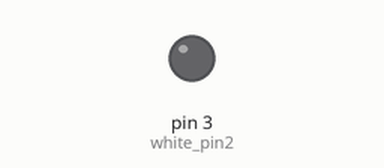
This sketch was run on a simulated Arduino Uno, built with avr-gcc and run on an emulated ATmega328P. On the bench: output pins drawn as LEDs (lit = HIGH).

Above: at 0.15 s.
At 38.81 s:
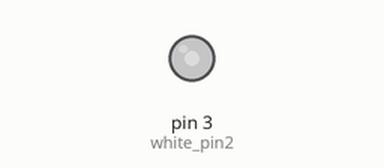
Timing chart, 0 to 40.0 s (numbered marks = the images above):
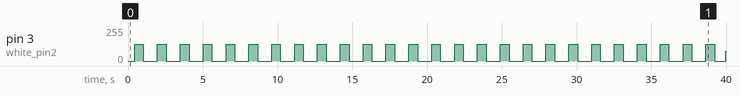

Measured:
- by itself, pin 3 (white_pin2): 0/255 → 126/255 at 0.44 s, → 0/255 0.59 s later, → 126/255 0.94 s later, → 0/255 0.59 s later, … (53 changes in this stretch)

The sketch:

sketch_crossing.ino
```cpp
int red_pin = 6;
int red_pin2 = 5;
int white_pin2 = 3;

void setup() {
  // put your setup code here, to run once:

}

void loop() {
 //red up
 /* for(int i=0; i<255; i++){
    analogWrite(red_pin, i);
    delay(3);
  }
  //red down
    for(int i=255; i>0; i--){
    analogWrite(white_pin, i);
    delay(3);
  }
  //red up
  for(int i=0; i<255; i++){
    analogWrite(red_pin2, i);
    delay(3);
  }
  //red down
    for(int i=255; i>0; i--){
    analogWrite(white_pin2, i);
    delay(3);
  }


  //40 per minut, 1.5 sek per blink
  //reset red
  analogWrite(red_pin, 0);
  analogWrite(red_pin2, 0);
    */
  //white up
  for(int i=0; i<128; i=i+2){
    analogWrite(white_pin2, i);
    delay(7);
  }

  delay(131);

  //white down
  for(int i=128; i>0; i=i-2){
    analogWrite(white_pin2, i);
    delay(7);
  }
  analogWrite(white_pin2,0);
  delay(500);

}
```
